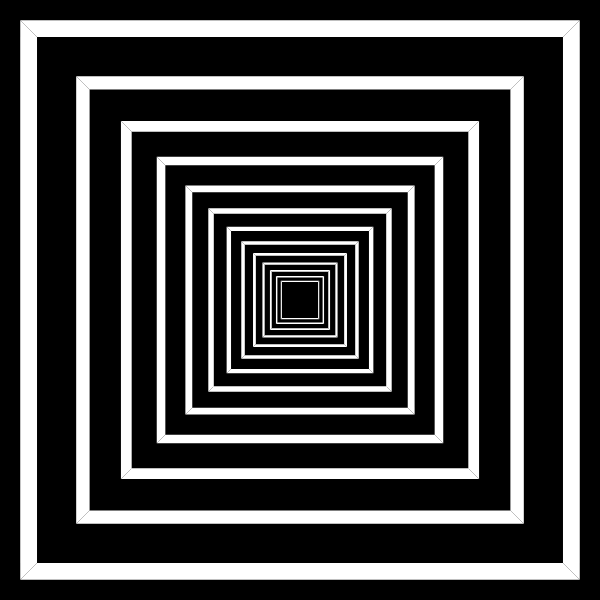
Frame 1 (no input)
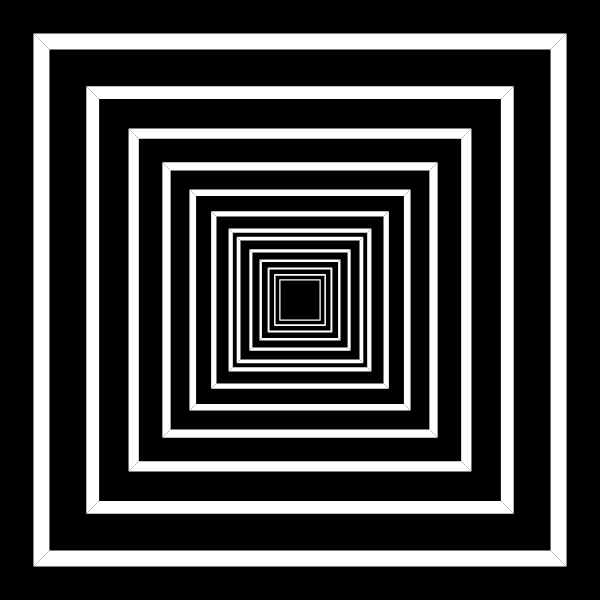
Frame 60 (no input)
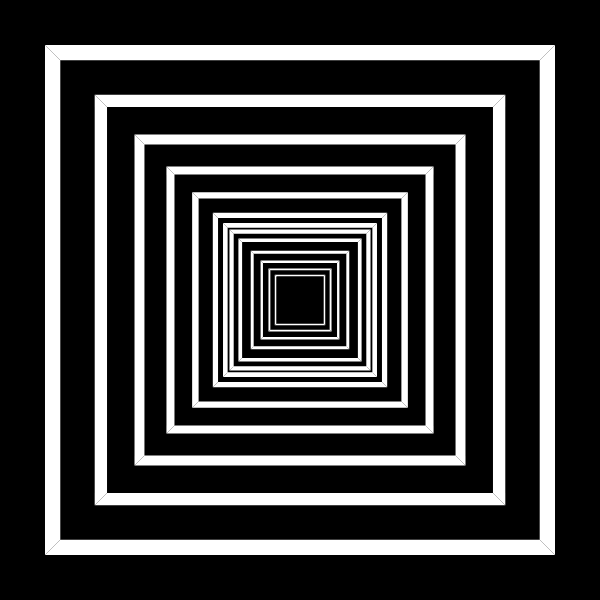
Frame 120 (the mouse pressed at the canvas centre since frame 60)

The p5.js sketch that drew these frames (run headless with seeded random() and noise() and a simulated clock; from frame 60 on, the mouse is pressed at the canvas centre):

// p5.js sketch
// ── sketch.js
// Illusione originale: fasce quadrate bianche alternate, ispirate a "Una figura è un quadrato".
// Riferimento: https://depositphotos.com/it/vector/a-figure-is-a-square-1339641.html
// I sei quadrati interni ingrandiscono insieme seguendo la stessa pulsazione.
// Parametri critici: canvasWidth = 600, canvasHeight = 600, squareCount = 13,
// outerSquareSize = 560, squareScale = 0.8,
// bandThicknessRatio = 0.06, pulseAmplitude = 0.32, pulseWaveStep = 0.12,
// pulseCycleFrames = 1200, approachingSquareCount = 6,
// approachingScaleMaximum = 3.85.

const canvasWidth = 600;
const canvasHeight = 600;
const black = 0;
const white = 255;
const squareCount = 13;
const outerSquareSize = 560;
const squareScale = 0.8;
const bandThicknessRatio = 0.06;
const minimumBandThickness = 1;
const pulseAmplitude = 0.32;
const pulseWaveStep = 0.12;
const pulseCycleFrames = 1200;
const approachingSquareCount = 6;
const approachingScaleMaximum = 3.85;

function setup() {
  createCanvas(canvasWidth, canvasHeight);
  noStroke();
}

function draw() {
  background(black);

  const pulseProgress = (frameCount % pulseCycleFrames) / pulseCycleFrames;
  const pulsePhase = TWO_PI * pulseProgress;
  const approachProgress = (1 - cos(pulsePhase)) / 2;

  for (let squareIndex = 0; squareIndex < squareCount; squareIndex++) {
    const baseOuterSize = outerSquareSize * Math.pow(squareScale, squareIndex);
    const bandThickness = Math.max(
      minimumBandThickness,
      baseOuterSize * bandThicknessRatio
    );
    const baseInnerSize = baseOuterSize - bandThickness;
    const centerX = canvasWidth / 2;
    const centerY = canvasHeight / 2;
    const distanceFromCenter = squareCount - 1 - squareIndex;
    const initialPhase = distanceFromCenter < approachingSquareCount
      ? 0
      : -distanceFromCenter * pulseWaveStep;
    const currentPhase = pulsePhase + initialPhase;
    const pulseScale =
      1 + pulseAmplitude * (cos(initialPhase) - cos(currentPhase)) / 2;
    const approachScale = distanceFromCenter < approachingSquareCount
      ? lerp(1, approachingScaleMaximum, approachProgress)
      : 1;
    const squareScaleWithMotion = pulseScale * approachScale;
    const outerSquare = squareCorners(
      baseOuterSize * squareScaleWithMotion, centerX, centerY
    );
    const innerSquare = squareCorners(
      baseInnerSize * squareScaleWithMotion, centerX, centerY
    );

    drawSquareBand(outerSquare, innerSquare, white);
  }
}

function squareCorners(squareSize, centerX, centerY) {
  const halfSize = squareSize / 2;
  const offsets = [
    [-halfSize, -halfSize],
    [halfSize, -halfSize],
    [halfSize, halfSize],
    [-halfSize, halfSize]
  ];

  return offsets.map(([offsetX, offsetY]) => ({
    x: centerX + offsetX,
    y: centerY + offsetY
  }));
}

function drawSquareBand(outerSquare, innerSquare, shade) {
  fill(shade);

  for (let sideIndex = 0; sideIndex < 4; sideIndex++) {
    const nextSideIndex = (sideIndex + 1) % 4;

    beginShape();
    vertex(outerSquare[sideIndex].x, outerSquare[sideIndex].y);
    vertex(outerSquare[nextSideIndex].x, outerSquare[nextSideIndex].y);
    vertex(innerSquare[nextSideIndex].x, innerSquare[nextSideIndex].y);
    vertex(innerSquare[sideIndex].x, innerSquare[sideIndex].y);
    endShape(CLOSE);
  }
}
